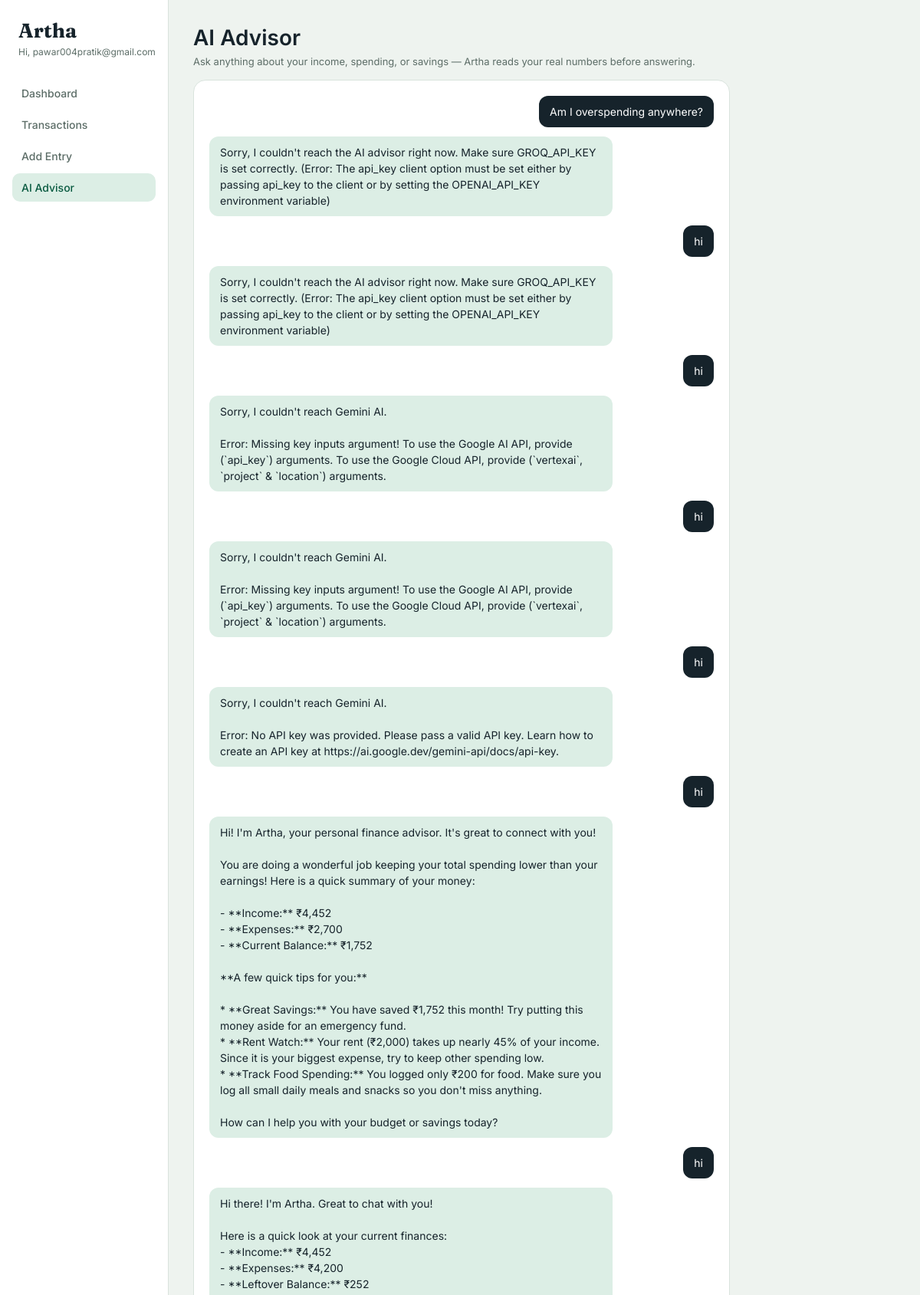
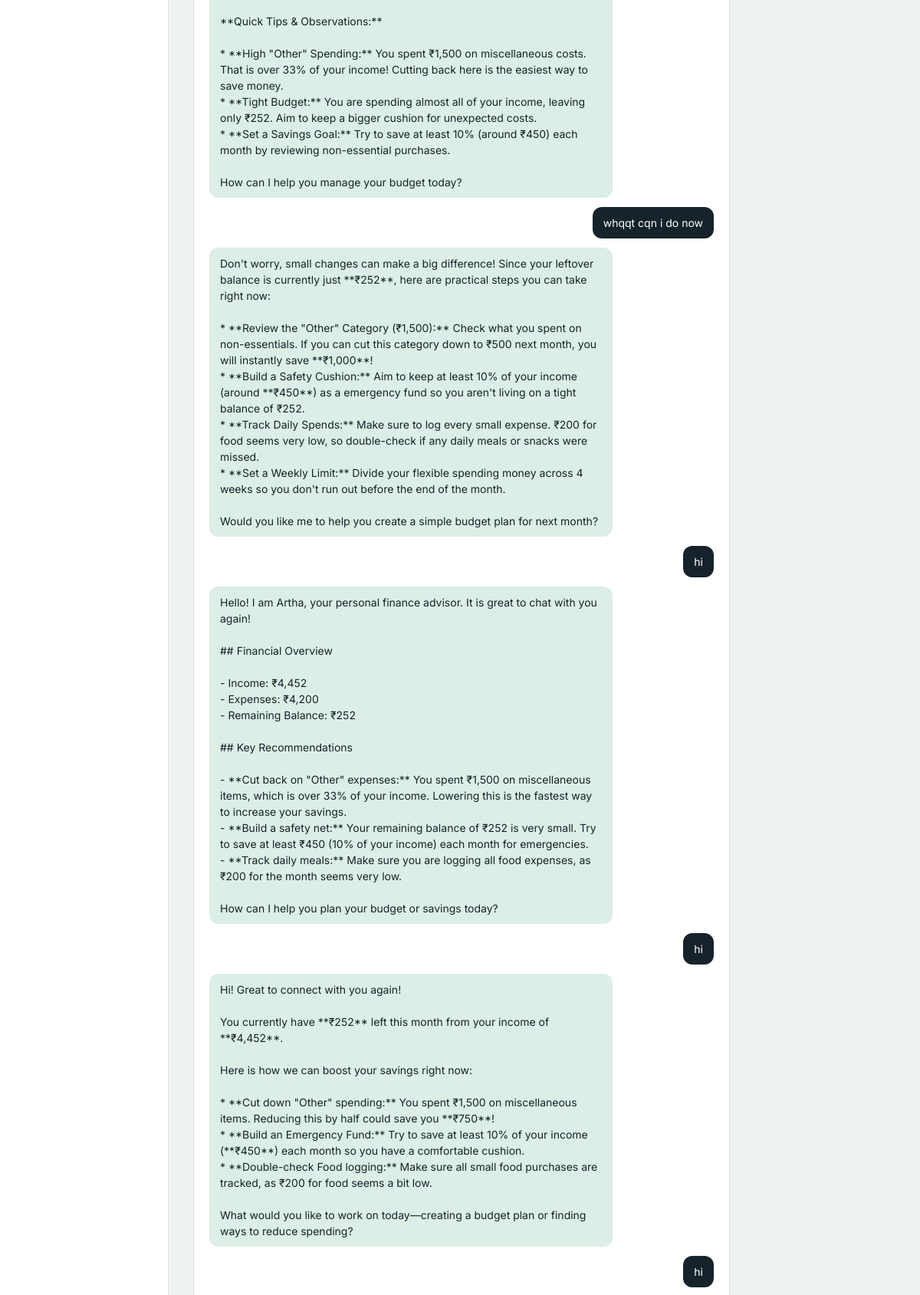
/advisor (signed in, upper part), run on the app's committed database (2 pictures, top to bottom).
### app.py (models this page shows, shortened)
class User(db.Model, UserMixin):
    id = db.Column(db.Integer, primary_key=True)
    username = db.Column(db.String(80), unique=True, nullable=False)
    password_hash = db.Column(db.String(255), nullable=False)
    created_at = db.Column(db.DateTime, default=datetime.utcnow)
    transactions = db.relationship('Transaction', backref='user', lazy=True,
                                    cascade='all, delete-orphan')
    messages = db.relationship('ChatMessage', backref='user', lazy=True,
                                cascade='all, delete-orphan')

class ChatMessage(db.Model):
    id = db.Column(db.Integer, primary_key=True)
    user_id = db.Column(db.Integer, db.ForeignKey('user.id'), nullable=False)
    role = db.Column(db.String(10), nullable=False)  # 'user' or 'assistant'
    content = db.Column(db.Text, nullable=False)
    created_at = db.Column(db.DateTime, default=datetime.utcnow)

### app.py (the view)
@app.route('/advisor')
@login_required
def advisor():
    history = ChatMessage.query.filter_by(user_id=current_user.id).order_by(ChatMessage.created_at).all()
    return render_template('advisor.html', history=history)

### app.py (called while the page is built)
@login_manager.user_loader
def load_user(user_id):
    return User.query.get(int(user_id))

### templates/advisor.html (shortened to what this page needs)
{% extends "base.html" %}
{% block content %}
<div class="advisor-wrap">
  <div class="page-title" style="margin-bottom: 6px;">AI Advisor</div>
  <div class="advisor-sub">Ask anything about your income, spending, or savings — Artha reads your real numbers before answering.</div>
  <div class="chat-box" id="chatBox">
    {% if not history %}
      <div class="quick-prompts" id="quickPrompts">
        <div class="hint">Try asking:</div>
        <button class="quick-btn" onclick="send('Am I overspending anywhere?')">Am I overspending anywhere?</button>
        <button class="quick-btn" onclick="send('Suggest a monthly budget for me')">Suggest a monthly budget for me</button>
        <button class="quick-btn" onclick="send('How can I save more each month?')">How can I save more each month?</button>
      </div>
    {% else %}
      {% for m in history %}
        <div class="msg-row {{ m.role }}">
          <div class="msg-bubble {{ m.role }}">{{ m.content }}</div>
        </div>
      {% endfor %}
    {% endif %}
  </div>
</div>
{% endblock %}

### templates/base.html (shortened to what this page needs)
<!DOCTYPE html>
<html lang="en">
<head>
  <link rel="stylesheet" href="{{ url_for('static', filename='style.css') }}">
</head>
<body class="{% block body_class %}{% endblock %}">
  {% if current_user.is_authenticated %}
  <div class="layout">
    <aside class="sidebar">
      <div class="brand">Artha</div>
      <div class="hello">Hi, {{ current_user.username }}</div>
      <nav>
        <a href="{{ url_for('dashboard') }}" class="{{ 'active' if request.endpoint == 'dashboard' }}">Dashboard</a>
        <a href="{{ url_for('transactions') }}" class="{{ 'active' if request.endpoint == 'transactions' }}">Transactions</a>
        <a href="{{ url_for('add_transaction') }}" class="{{ 'active' if request.endpoint == 'add_transaction' }}">Add Entry</a>
        <a href="{{ url_for('advisor') }}" class="{{ 'active' if request.endpoint in ['advisor','advisor_ask'] }}">AI Advisor</a>
      </nav>
    </aside>
    <main class="content">
      {% block content %}{% endblock %}
    </main>
  </div>
  {% else %}
    {% block auth_content %}{% endblock %}
  {% endif %}
</body>
</html>

### static/style.css (style rules this page uses)
:root { --bg: #EEF3EF; --card: #FFFFFF; --ink: #16232B; --sub: #5C6D67; --teal: #0B6E4F; --teal-dark: #095A40; --teal-soft: #DCEEE5; --gold: #C98A2C; --gold-soft: #F5E6CC; --rust: #B4483B; --rust-soft: #F5DDD8; --line: #D9E3DD; }
* { box-sizing: border-box; }
body { margin: 0; background: var(--bg); color: var(--ink); font-family: 'Inter', sans-serif; }
.font-display, .brand, h1, h2 { font-family: 'Fraunces', serif; }
a { text-decoration: none; color: inherit; }
.layout { display: flex; min-height: 100vh; }
.sidebar { width: 220px; flex-shrink: 0; background: var(--card); border-right: 1px solid var(--line); display: flex; flex-direction: column; padding: 24px 16px; min-height: 100vh; }
.sidebar .brand { font-size: 26px; font-weight: 700; margin-bottom: 4px; padding-left: 8px; }
.sidebar .hello { font-size: 12px; color: var(--sub); margin-bottom: 28px; padding-left: 8px; }
.sidebar nav { display: flex; flex-direction: column; gap: 4px; flex: 1; }
.sidebar nav a { padding: 10px 12px; border-radius: 10px; font-size: 14px; font-weight: 500; color: var(--sub); }
.sidebar nav a.active { background: var(--teal-soft); color: var(--teal-dark); }
.content { flex: 1; padding: 32px; max-width: 1000px; }
.page-title { font-size: 28px; font-weight: 600; margin-bottom: 20px; }
.advisor-wrap { display: flex; flex-direction: column; height: calc(100vh - 64px); max-width: 700px; }
.advisor-sub { font-size: 13px; color: var(--sub); margin-bottom: 16px; }
.chat-box { flex: 1; overflow-y: auto; background: var(--card); border-radius: 16px; border: 1px solid var(--line); padding: 20px; margin-bottom: 12px; }
.msg-row { display: flex; margin-bottom: 12px; }
.msg-row.user { justify-content: flex-end; }
.msg-bubble { max-width: 80%; padding: 10px 14px; border-radius: 12px; font-size: 14px; white-space: pre-wrap; line-height: 1.5; }
.msg-bubble.user { background: var(--ink); color: #fff; }
.msg-bubble.assistant { background: var(--teal-soft); color: var(--ink); }

### data on the page
User: username "pawar004pratik@gmail.com"
ChatMessage: content "Am I overspending anywhere?"
ChatMessage: content "Sorry, I couldn't reach the AI advisor right now. Make sure GROQ_API_KEY is set correctly. (Error: The api_key client option must be set either by passing api_key to the client or by setting the OPENAI_API_KEY environment variable)"
ChatMessage: content "hi"
ChatMessage: content "Sorry, I couldn't reach the AI advisor right now. Make sure GROQ_API_KEY is set correctly. (Error: The api_key client option must be set either by passing api_key to the client or by setting the OPENAI_API_KEY environment variable)"
ChatMessage: content "hi"
ChatMessage: content "Sorry, I couldn't reach Gemini AI. Error: Missing key inputs argument! To use the Google AI API, provide (`api_key`) arguments. To use the Google Cloud API, provide (`vertexai`, `project` & `location`) arguments."
ChatMessage: content "hi"
ChatMessage: content "Sorry, I couldn't reach Gemini AI. Error: Missing key inputs argument! To use the Google AI API, provide (`api_key`) arguments. To use the Google Cloud API, provide (`vertexai`, `project` & `location`) arguments."
ChatMessage: content "hi"
ChatMessage: content "Sorry, I couldn't reach Gemini AI. Error: No API key was provided. Please pass a valid API key. Learn how to create an API key at https://ai.google.dev/gemini-api/docs/api-key."
ChatMessage: content "hi"
ChatMessage: content "Hi! I'm Artha, your personal finance advisor. It's great to connect with you! You are doing a wonderful job keeping your total spending lower than your earnings! Here is a quick summary of your money: - **Income:** ₹4,452 - **Expenses:** ₹2,700 - **Current Balance:** ₹1,752 **A few quick tips for you:** * **Great Savings:** You have saved ₹1,752 this month! Try putting this money aside for an emergency fund. * **Rent Watch:** Your rent (₹2,000) takes up nearly 45% of your income. Since it is your biggest expense, try to keep other spending low. * **Track Food Spending:** You logged only ₹200 for food. Make sure you log all small daily meals and snacks so you don't miss anything. How can I…"
ChatMessage: content "hi"
ChatMessage: content "Hi there! I'm Artha. Great to chat with you! Here is a quick look at your current finances: - **Income:** ₹4,452 - **Expenses:** ₹4,200 - **Leftover Balance:** ₹252 **Quick Tips & Observations:** * **High \"Other\" Spending:** You spent ₹1,500 on miscellaneous costs. That is over 33% of your income! Cutting back here is the easiest way to save money. * **Tight Budget:** You are spending almost all of your income, leaving only ₹252. Aim to keep a bigger cushion for unexpected costs. * **Set a Savings Goal:** Try to save at least 10% (around ₹450) each month by reviewing non-essential purchases. How can I help you manage your budget today?"
ChatMessage: content "whqqt cqn i do now"
ChatMessage: content "Don't worry, small changes can make a big difference! Since your leftover balance is currently just **₹252**, here are practical steps you can take right now: * **Review the \"Other\" Category (₹1,500):** Check what you spent on non-essentials. If you can cut this category down to ₹500 next month, you will instantly save **₹1,000**! * **Build a Safety Cushion:** Aim to keep at least 10% of your income (around **₹450**) as a emergency fund so you aren't living on a tight balance of ₹252. * **Track Daily Spends:** Make sure to log every small expense. ₹200 for food seems very low, so double-check if any daily meals or snacks were missed. * **Set a Weekly Limit:** Divide your flexible spending…"
ChatMessage: content "hi"
ChatMessage: content "Hello! I am Artha, your personal finance advisor. It is great to chat with you again! ## Financial Overview - Income: ₹4,452 - Expenses: ₹4,200 - Remaining Balance: ₹252 ## Key Recommendations - **Cut back on \"Other\" expenses:** You spent ₹1,500 on miscellaneous items, which is over 33% of your income. Lowering this is the fastest way to increase your savings. - **Build a safety net:** Your remaining balance of ₹252 is very small. Try to save at least ₹450 (10% of your income) each month for emergencies. - **Track daily meals:** Make sure you are logging all food expenses, as ₹200 for the month seems very low. How can I help you plan your budget or savings today?"
ChatMessage: content "hi"
ChatMessage: content "Hi! Great to connect with you again! You currently have **₹252** left this month from your income of **₹4,452**. Here is how we can boost your savings right now: * **Cut down \"Other\" spending:** You spent ₹1,500 on miscellaneous items. Reducing this by half could save you **₹750**! * **Build an Emergency Fund:** Try to save at least 10% of your income (**₹450**) each month so you have a comfortable cushion. * **Double-check Food logging:** Make sure all small food purchases are tracked, as ₹200 for food seems a bit low. What would you like to work on today—creating a budget plan or finding ways to reduce spending?"
ChatMessage: content "hi"
